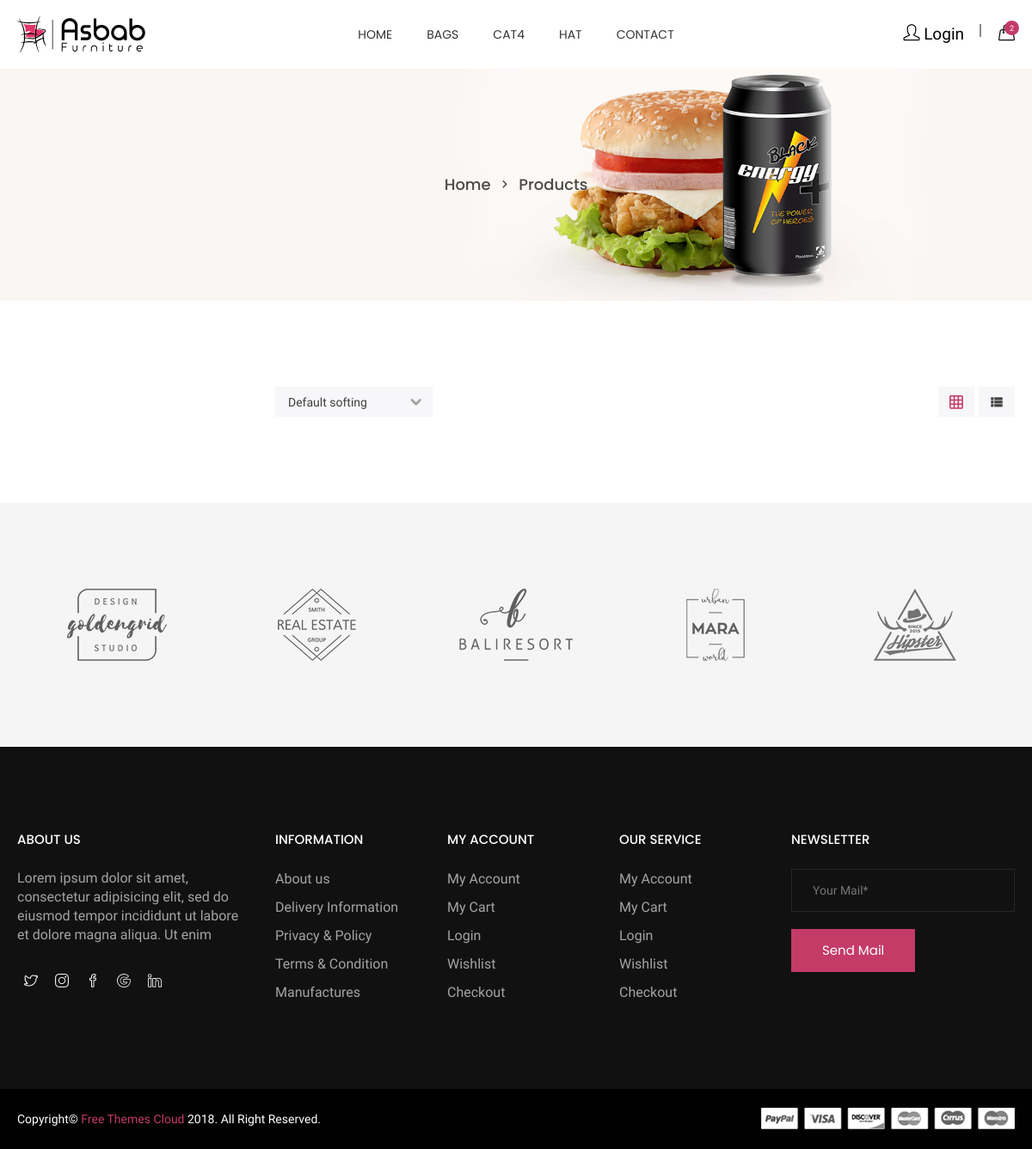
Page /category.php?categories_name=hat on the committed database.
### tables this page shows
CREATE TABLE `category` (
  `id` int(11) NOT NULL,
  `categories` varchar(225) NOT NULL,
  `status` int(11) NOT NULL
);

### connection.inc.php (called while the page is built, shortened)
<?php
    $CATEGORY = 'category';
?>

### assets/top.php (the view, shortened to what this page needs)
<?php
require('connection.inc.php');
$sql = "SELECT * FROM $CATEGORY  WHERE `status`='1' ORDER BY `category`.`categories` ASC";
$result = mysqli_query($conn, $sql);
$cat_arr = array();
while ($row = mysqli_fetch_assoc($result)) {
    $cat_arr[] = $row;
}
?>
<!doctype html>
<html class="no-js" lang="en">
<head>
    <link rel="stylesheet" href="css/bootstrap.min.css">
    <link rel="stylesheet" href="css/owl.carousel.min.css">
    <link rel="stylesheet" href="css/owl.theme.default.min.css">
    <link rel="stylesheet" href="css/core.css">
    <link rel="stylesheet" href="css/shortcode/shortcodes.css">
    <link rel="stylesheet" href="style.css">
    <link rel="stylesheet" href="css/responsive.css">
    <link rel="stylesheet" href="css/custom.css">
</head>
<body>
    <div class="wrapper">
        <header id="htc__header" class="htc__header__area header--one">
            <div id="sticky-header-with-topbar" class="mainmenu__wrap sticky__header">
                <div class="container">
                    <div class="row">
                        <div class="menumenu__container clearfix">
                            <div class="col-lg-2 col-md-2 col-sm-3 col-xs-5">
                                <div class="logo">
                                    <a href="index.html"><img src="images/logo/4.png" alt="logo images"></a>
                                </div>
                            </div>
                            <div class="col-md-7 col-lg-8 col-sm-5 col-xs-3">
                                <nav class="main__menu__nav hidden-xs hidden-sm">
                                    <ul class="main__menu">
                                        <li class="drop"><a href="index.html">Home</a></li>
                                        <?php foreach ($cat_arr as $list) { ?>
                                            <li><a href="category.php?categories_name=<?php echo $list["categories"] ?>"><?php echo $list["categories"] ?></a></li>
                                        <?php } ?>
                                        <li><a href="contact.html">contact</a></li>
                                    </ul>
                                </nav>
                            </div>
                            <div class="col-md-3 col-lg-2 col-sm-4 col-xs-4">
                                <div class="header__right">
                                    <div class="header__account">
                                        <a href="login.php"><i class="icon-user icons"></i> Login</a>
                                    </div>
                                    <div class="htc__shopping__cart">
                                        <a class="cart__menu" href="#"><i class="icon-handbag icons"></i></a>
                                        <a href="cart.php"><span class="htc__qua">2</span></a>
                                    </div>
                                </div>
                            </div>
                        </div>
                    </div>
                </div>
            </div>
        </header>

### css/shortcode/default.css (style rules this page uses)
*, h1, h2, h3, h4, h5, h6, p, ul, a { margin: 0; padding: 0; }
html { font-size: 100%; }
body { font-family: 'Old Standard TT', serif; color: #666666; font-weight: 400; font-size: 14px; line-height: 24px; -webkit-font-smoothing: antialiased; -moz-osx-font-smoothing: grayscale; }
ul, ol { list-style: none; }
a { color: #333; }
body { overflow-x: hidden; }
a, .btn { transition: all 0.3s ease-out 0s; }
img, .img { max-width: 100%; transition: all 0.3s ease-out 0s; }
p + img, img:last-child { margin-bottom: 0; }
body { background: #fff; }

### css/shortcode/header.css (style rules this page uses)
.main__menu { display: flex; justify-content: center; }
.main__menu > li > a { color: #333333; display: block; font-size: 14px; height: 80px; line-height: 80px; position: relative; text-transform: uppercase; font-family: 'Poppins', sans-serif; }
.main__menu li { position: relative; margin: 0 20px; }
.logo a { display: block; }
.header__right { display: flex; justify-content: flex-end; height: 80px; align-items: center; }
.htc__shopping__cart { position: relative; }
.htc__shopping__cart a span.htc__qua { background: #c43b68; border-radius: 100%; color: #fff; font-size: 9px; height: 17px; line-height: 19px; position: absolute; right: -5px; text-align: center; top: -4px; width: 17px; }
.header__account a { color: #000; font-size: 19px; margin-right: 20px; padding-right: 20px; position: relative; }
.header__account a::before { background: #898989 none repeat scroll 0 0; content: ""; height: 15px; position: absolute; right: 0; top: 0; width: 2px; }
.main__menu li.drop { position: relative; }
.logo { align-items: center; display: flex; height: 80px; justify-content: flex-start; }

### rows in the picture
category: categories "BAGS"
category: categories "CAT4"
category: categories "HAT"
